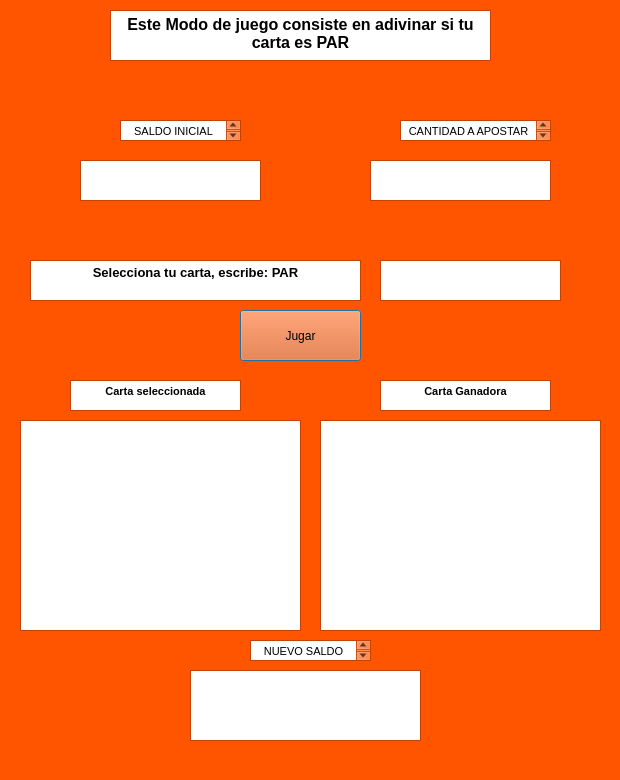
<?xml version="1.0" encoding="UTF-8"?>
<ui version="4.0">
 <class>opcion5</class>
 <widget class="QDialog" name="opcion5">
  <property name="geometry">
   <rect>
    <x>0</x>
    <y>0</y>
    <width>620</width>
    <height>780</height>
   </rect>
  </property>
  <property name="palette">
   <palette>
    <active>
     <colorrole role="WindowText">
      <brush brushstyle="SolidPattern">
       <color alpha="255">
        <red>0</red>
        <green>0</green>
        <blue>0</blue>
       </color>
      </brush>
     </colorrole>
     <colorrole role="Button">
      <brush brushstyle="SolidPattern">
       <color alpha="255">
        <red>255</red>
        <green>85</green>
        <blue>0</blue>
       </color>
      </brush>
     </colorrole>
     <colorrole role="Light">
      <brush brushstyle="SolidPattern">
       <color alpha="255">
        <red>255</red>
        <green>170</green>
        <blue>127</blue>
       </color>
      </brush>
     </colorrole>
     <colorrole role="Midlight">
      <brush brushstyle="SolidPattern">
       <color alpha="255">
        <red>255</red>
        <green>127</green>
        <blue>63</blue>
       </color>
      </brush>
     </colorrole>
     <colorrole role="Dark">
      <brush brushstyle="SolidPattern">
       <color alpha="255">
        <red>127</red>
        <green>42</green>
        <blue>0</blue>
       </color>
      </brush>
     </colorrole>
     <colorrole role="Mid">
      <brush brushstyle="SolidPattern">
       <color alpha="255">
        <red>170</red>
        <green>56</green>
        <blue>0</blue>
       </color>
      </brush>
     </colorrole>
     <colorrole role="Text">
      <brush brushstyle="SolidPattern">
       <color alpha="255">
        <red>0</red>
        <green>0</green>
        <blue>0</blue>
       </color>
      </brush>
     </colorrole>
     <colorrole role="BrightText">
      <brush brushstyle="SolidPattern">
       <color alpha="255">
        <red>255</red>
        <green>255</green>
        <blue>255</blue>
       </color>
      </brush>
     </colorrole>
     <colorrole role="ButtonText">
      <brush brushstyle="SolidPattern">
       <color alpha="255">
        <red>0</red>
        <green>0</green>
        <blue>0</blue>
       </color>
      </brush>
     </colorrole>
     <colorrole role="Base">
      <brush brushstyle="SolidPattern">
       <color alpha="255">
        <red>255</red>
        <green>255</green>
        <blue>255</blue>
       </color>
      </brush>
     </colorrole>
     <colorrole role="Window">
      <brush brushstyle="SolidPattern">
       <color alpha="255">
        <red>255</red>
        <green>85</green>
        <blue>0</blue>
       </color>
      </brush>
     </colorrole>
     <colorrole role="Shadow">
      <brush brushstyle="SolidPattern">
       <color alpha="255">
        <red>0</red>
        <green>0</green>
        <blue>0</blue>
       </color>
      </brush>
     </colorrole>
     <colorrole role="AlternateBase">
      <brush brushstyle="SolidPattern">
       <color alpha="255">
        <red>255</red>
        <green>170</green>
        <blue>127</blue>
       </color>
      </brush>
     </colorrole>
     <colorrole role="ToolTipBase">
      <brush brushstyle="SolidPattern">
       <color alpha="255">
        <red>255</red>
        <green>255</green>
        <blue>220</blue>
       </color>
      </brush>
     </colorrole>
     <colorrole role="ToolTipText">
      <brush brushstyle="SolidPattern">
       <color alpha="255">
        <red>0</red>
        <green>0</green>
        <blue>0</blue>
       </color>
      </brush>
     </colorrole>
    </active>
    <inactive>
     <colorrole role="WindowText">
      <brush brushstyle="SolidPattern">
       <color alpha="255">
        <red>0</red>
        <green>0</green>
        <blue>0</blue>
       </color>
      </brush>
     </colorrole>
     <colorrole role="Button">
      <brush brushstyle="SolidPattern">
       <color alpha="255">
        <red>255</red>
        <green>85</green>
        <blue>0</blue>
       </color>
      </brush>
     </colorrole>
     <colorrole role="Light">
      <brush brushstyle="SolidPattern">
       <color alpha="255">
        <red>255</red>
        <green>170</green>
        <blue>127</blue>
       </color>
      </brush>
     </colorrole>
     <colorrole role="Midlight">
      <brush brushstyle="SolidPattern">
       <color alpha="255">
        <red>255</red>
        <green>127</green>
        <blue>63</blue>
       </color>
      </brush>
     </colorrole>
     <colorrole role="Dark">
      <brush brushstyle="SolidPattern">
       <color alpha="255">
        <red>127</red>
        <green>42</green>
        <blue>0</blue>
       </color>
      </brush>
     </colorrole>
     <colorrole role="Mid">
      <brush brushstyle="SolidPattern">
       <color alpha="255">
        <red>170</red>
        <green>56</green>
        <blue>0</blue>
       </color>
      </brush>
     </colorrole>
     <colorrole role="Text">
      <brush brushstyle="SolidPattern">
       <color alpha="255">
        <red>0</red>
        <green>0</green>
        <blue>0</blue>
       </color>
      </brush>
     </colorrole>
     <colorrole role="BrightText">
      <brush brushstyle="SolidPattern">
       <color alpha="255">
        <red>255</red>
        <green>255</green>
        <blue>255</blue>
       </color>
      </brush>
     </colorrole>
     <colorrole role="ButtonText">
      <brush brushstyle="SolidPattern">
       <color alpha="255">
        <red>0</red>
        <green>0</green>
        <blue>0</blue>
       </color>
      </brush>
     </colorrole>
     <colorrole role="Base">
      <brush brushstyle="SolidPattern">
       <color alpha="255">
        <red>255</red>
        <green>255</green>
        <blue>255</blue>
       </color>
      </brush>
     </colorrole>
     <colorrole role="Window">
      <brush brushstyle="SolidPattern">
       <color alpha="255">
        <red>255</red>
        <green>85</green>
        <blue>0</blue>
       </color>
      </brush>
     </colorrole>
     <colorrole role="Shadow">
      <brush brushstyle="SolidPattern">
       <color alpha="255">
        <red>0</red>
        <green>0</green>
        <blue>0</blue>
       </color>
      </brush>
     </colorrole>
     <colorrole role="AlternateBase">
      <brush brushstyle="SolidPattern">
       <color alpha="255">
        <red>255</red>
        <green>170</green>
        <blue>127</blue>
       </color>
      </brush>
     </colorrole>
     <colorrole role="ToolTipBase">
      <brush brushstyle="SolidPattern">
       <color alpha="255">
        <red>255</red>
        <green>255</green>
        <blue>220</blue>
       </color>
      </brush>
     </colorrole>
     <colorrole role="ToolTipText">
      <brush brushstyle="SolidPattern">
       <color alpha="255">
        <red>0</red>
        <green>0</green>
        <blue>0</blue>
       </color>
      </brush>
     </colorrole>
    </inactive>
    <disabled>
     <colorrole role="WindowText">
      <brush brushstyle="SolidPattern">
       <color alpha="255">
        <red>127</red>
        <green>42</green>
        <blue>0</blue>
       </color>
      </brush>
     </colorrole>
     <colorrole role="Button">
      <brush brushstyle="SolidPattern">
       <color alpha="255">
        <red>255</red>
        <green>85</green>
        <blue>0</blue>
       </color>
      </brush>
     </colorrole>
     <colorrole role="Light">
      <brush brushstyle="SolidPattern">
       <color alpha="255">
        <red>255</red>
        <green>170</green>
        <blue>127</blue>
       </color>
      </brush>
     </colorrole>
     <colorrole role="Midlight">
      <brush brushstyle="SolidPattern">
       <color alpha="255">
        <red>255</red>
        <green>127</green>
        <blue>63</blue>
       </color>
      </brush>
     </colorrole>
     <colorrole role="Dark">
      <brush brushstyle="SolidPattern">
       <color alpha="255">
        <red>127</red>
        <green>42</green>
        <blue>0</blue>
       </color>
      </brush>
     </colorrole>
     <colorrole role="Mid">
      <brush brushstyle="SolidPattern">
       <color alpha="255">
        <red>170</red>
        <green>56</green>
        <blue>0</blue>
       </color>
      </brush>
     </colorrole>
     <colorrole role="Text">
      <brush brushstyle="SolidPattern">
       <color alpha="255">
        <red>127</red>
        <green>42</green>
        <blue>0</blue>
       </color>
      </brush>
     </colorrole>
     <colorrole role="BrightText">
      <brush brushstyle="SolidPattern">
       <color alpha="255">
        <red>255</red>
        <green>255</green>
        <blue>255</blue>
       </color>
      </brush>
     </colorrole>
     <colorrole role="ButtonText">
      <brush brushstyle="SolidPattern">
       <color alpha="255">
        <red>127</red>
        <green>42</green>
        <blue>0</blue>
       </color>
      </brush>
     </colorrole>
     <colorrole role="Base">
      <brush brushstyle="SolidPattern">
       <color alpha="255">
        <red>255</red>
        <green>85</green>
        <blue>0</blue>
       </color>
      </brush>
     </colorrole>
     <colorrole role="Window">
      <brush brushstyle="SolidPattern">
       <color alpha="255">
        <red>255</red>
        <green>85</green>
        <blue>0</blue>
       </color>
      </brush>
     </colorrole>
     <colorrole role="Shadow">
      <brush brushstyle="SolidPattern">
       <color alpha="255">
        <red>0</red>
        <green>0</green>
        <blue>0</blue>
       </color>
      </brush>
     </colorrole>
     <colorrole role="AlternateBase">
      <brush brushstyle="SolidPattern">
       <color alpha="255">
        <red>255</red>
        <green>85</green>
        <blue>0</blue>
       </color>
      </brush>
     </colorrole>
     <colorrole role="ToolTipBase">
      <brush brushstyle="SolidPattern">
       <color alpha="255">
        <red>255</red>
        <green>255</green>
        <blue>220</blue>
       </color>
      </brush>
     </colorrole>
     <colorrole role="ToolTipText">
      <brush brushstyle="SolidPattern">
       <color alpha="255">
        <red>0</red>
        <green>0</green>
        <blue>0</blue>
       </color>
      </brush>
     </colorrole>
    </disabled>
   </palette>
  </property>
  <property name="windowTitle">
   <string>Modo 1</string>
  </property>
  <widget class="QTextEdit" name="TD1">
   <property name="geometry">
    <rect>
     <x>380</x>
     <y>260</y>
     <width>181</width>
     <height>41</height>
    </rect>
   </property>
  </widget>
  <widget class="QTextBrowser" name="textBrowser">
   <property name="geometry">
    <rect>
     <x>110</x>
     <y>10</y>
     <width>381</width>
     <height>51</height>
    </rect>
   </property>
   <property name="html">
    <string>&lt;!DOCTYPE HTML PUBLIC &quot;-//W3C//DTD HTML 4.0//EN&quot; &quot;http://www.w3.org/TR/REC-html40/strict.dtd&quot;&gt;
&lt;html&gt;&lt;head&gt;&lt;meta name=&quot;qrichtext&quot; content=&quot;1&quot; /&gt;&lt;style type=&quot;text/css&quot;&gt;
p, li { white-space: pre-wrap; }
&lt;/style&gt;&lt;/head&gt;&lt;body style=&quot; font-family:'MS Shell Dlg 2'; font-size:8.25pt; font-weight:400; font-style:normal;&quot;&gt;
&lt;p align=&quot;center&quot; style=&quot; margin-top:0px; margin-bottom:0px; margin-left:0px; margin-right:0px; -qt-block-indent:0; text-indent:0px;&quot;&gt;&lt;span style=&quot; font-size:12pt; font-weight:600;&quot;&gt;Este Modo de juego consiste en adivinar si tu carta es PAR&lt;/span&gt;&lt;/p&gt;&lt;/body&gt;&lt;/html&gt;</string>
   </property>
  </widget>
  <widget class="QTextBrowser" name="textBrowser_2">
   <property name="geometry">
    <rect>
     <x>30</x>
     <y>260</y>
     <width>331</width>
     <height>41</height>
    </rect>
   </property>
   <property name="html">
    <string>&lt;!DOCTYPE HTML PUBLIC &quot;-//W3C//DTD HTML 4.0//EN&quot; &quot;http://www.w3.org/TR/REC-html40/strict.dtd&quot;&gt;
&lt;html&gt;&lt;head&gt;&lt;meta name=&quot;qrichtext&quot; content=&quot;1&quot; /&gt;&lt;style type=&quot;text/css&quot;&gt;
p, li { white-space: pre-wrap; }
&lt;/style&gt;&lt;/head&gt;&lt;body style=&quot; font-family:'MS Shell Dlg 2'; font-size:8.25pt; font-weight:400; font-style:normal;&quot;&gt;
&lt;p align=&quot;center&quot; style=&quot; margin-top:0px; margin-bottom:0px; margin-left:0px; margin-right:0px; -qt-block-indent:0; text-indent:0px;&quot;&gt;&lt;span style=&quot; font-size:10pt; font-weight:600;&quot;&gt;Selecciona tu carta, escribe: PAR&lt;/span&gt;&lt;/p&gt;&lt;/body&gt;&lt;/html&gt;</string>
   </property>
  </widget>
  <widget class="QTextBrowser" name="Rd11">
   <property name="geometry">
    <rect>
     <x>20</x>
     <y>420</y>
     <width>281</width>
     <height>211</height>
    </rect>
   </property>
  </widget>
  <widget class="QTextBrowser" name="Rd12">
   <property name="geometry">
    <rect>
     <x>320</x>
     <y>420</y>
     <width>281</width>
     <height>211</height>
    </rect>
   </property>
  </widget>
  <widget class="QPushButton" name="butD1">
   <property name="geometry">
    <rect>
     <x>240</x>
     <y>310</y>
     <width>121</width>
     <height>51</height>
    </rect>
   </property>
   <property name="text">
    <string>Jugar</string>
   </property>
  </widget>
  <widget class="QTextBrowser" name="textBrowser_6">
   <property name="geometry">
    <rect>
     <x>70</x>
     <y>380</y>
     <width>171</width>
     <height>31</height>
    </rect>
   </property>
   <property name="html">
    <string>&lt;!DOCTYPE HTML PUBLIC &quot;-//W3C//DTD HTML 4.0//EN&quot; &quot;http://www.w3.org/TR/REC-html40/strict.dtd&quot;&gt;
&lt;html&gt;&lt;head&gt;&lt;meta name=&quot;qrichtext&quot; content=&quot;1&quot; /&gt;&lt;style type=&quot;text/css&quot;&gt;
p, li { white-space: pre-wrap; }
&lt;/style&gt;&lt;/head&gt;&lt;body style=&quot; font-family:'MS Shell Dlg 2'; font-size:8.25pt; font-weight:400; font-style:normal;&quot;&gt;
&lt;p align=&quot;center&quot; style=&quot; margin-top:0px; margin-bottom:0px; margin-left:0px; margin-right:0px; -qt-block-indent:0; text-indent:0px;&quot;&gt;&lt;span style=&quot; font-weight:600;&quot;&gt;Carta seleccionada&lt;/span&gt;&lt;/p&gt;&lt;/body&gt;&lt;/html&gt;</string>
   </property>
  </widget>
  <widget class="QTextBrowser" name="textBrowser_7">
   <property name="geometry">
    <rect>
     <x>380</x>
     <y>380</y>
     <width>171</width>
     <height>31</height>
    </rect>
   </property>
   <property name="html">
    <string>&lt;!DOCTYPE HTML PUBLIC &quot;-//W3C//DTD HTML 4.0//EN&quot; &quot;http://www.w3.org/TR/REC-html40/strict.dtd&quot;&gt;
&lt;html&gt;&lt;head&gt;&lt;meta name=&quot;qrichtext&quot; content=&quot;1&quot; /&gt;&lt;style type=&quot;text/css&quot;&gt;
p, li { white-space: pre-wrap; }
&lt;/style&gt;&lt;/head&gt;&lt;body style=&quot; font-family:'MS Shell Dlg 2'; font-size:8.25pt; font-weight:400; font-style:normal;&quot;&gt;
&lt;p align=&quot;center&quot; style=&quot; margin-top:0px; margin-bottom:0px; margin-left:0px; margin-right:0px; -qt-block-indent:0; text-indent:0px;&quot;&gt;&lt;span style=&quot; font-weight:600;&quot;&gt;Carta Ganadora&lt;/span&gt;&lt;/p&gt;&lt;/body&gt;&lt;/html&gt;</string>
   </property>
  </widget>
  <widget class="QTextBrowser" name="textBrowser_4">
   <property name="geometry">
    <rect>
     <x>400</x>
     <y>120</y>
     <width>151</width>
     <height>21</height>
    </rect>
   </property>
   <property name="html">
    <string>&lt;!DOCTYPE HTML PUBLIC &quot;-//W3C//DTD HTML 4.0//EN&quot; &quot;http://www.w3.org/TR/REC-html40/strict.dtd&quot;&gt;
&lt;html&gt;&lt;head&gt;&lt;meta name=&quot;qrichtext&quot; content=&quot;1&quot; /&gt;&lt;style type=&quot;text/css&quot;&gt;
p, li { white-space: pre-wrap; }
&lt;/style&gt;&lt;/head&gt;&lt;body style=&quot; font-family:'MS Shell Dlg 2'; font-size:8.25pt; font-weight:400; font-style:normal;&quot;&gt;
&lt;p align=&quot;center&quot; style=&quot; margin-top:0px; margin-bottom:0px; margin-left:0px; margin-right:0px; -qt-block-indent:0; text-indent:0px;&quot;&gt;CANTIDAD A APOSTAR&lt;/p&gt;&lt;/body&gt;&lt;/html&gt;</string>
   </property>
  </widget>
  <widget class="QTextEdit" name="cantApuesta">
   <property name="geometry">
    <rect>
     <x>370</x>
     <y>160</y>
     <width>181</width>
     <height>41</height>
    </rect>
   </property>
  </widget>
  <widget class="QTextEdit" name="saldoActual">
   <property name="geometry">
    <rect>
     <x>80</x>
     <y>160</y>
     <width>181</width>
     <height>41</height>
    </rect>
   </property>
  </widget>
  <widget class="QTextBrowser" name="textBrowser_3">
   <property name="geometry">
    <rect>
     <x>120</x>
     <y>120</y>
     <width>121</width>
     <height>21</height>
    </rect>
   </property>
   <property name="html">
    <string>&lt;!DOCTYPE HTML PUBLIC &quot;-//W3C//DTD HTML 4.0//EN&quot; &quot;http://www.w3.org/TR/REC-html40/strict.dtd&quot;&gt;
&lt;html&gt;&lt;head&gt;&lt;meta name=&quot;qrichtext&quot; content=&quot;1&quot; /&gt;&lt;style type=&quot;text/css&quot;&gt;
p, li { white-space: pre-wrap; }
&lt;/style&gt;&lt;/head&gt;&lt;body style=&quot; font-family:'MS Shell Dlg 2'; font-size:8.25pt; font-weight:400; font-style:normal;&quot;&gt;
&lt;p align=&quot;center&quot; style=&quot; margin-top:0px; margin-bottom:0px; margin-left:0px; margin-right:0px; -qt-block-indent:0; text-indent:0px;&quot;&gt;SALDO INICIAL&lt;/p&gt;&lt;/body&gt;&lt;/html&gt;</string>
   </property>
  </widget>
  <widget class="QTextBrowser" name="nuevoSaldo">
   <property name="geometry">
    <rect>
     <x>190</x>
     <y>670</y>
     <width>231</width>
     <height>71</height>
    </rect>
   </property>
  </widget>
  <widget class="QTextBrowser" name="textBrowser_5">
   <property name="geometry">
    <rect>
     <x>250</x>
     <y>640</y>
     <width>121</width>
     <height>21</height>
    </rect>
   </property>
   <property name="html">
    <string>&lt;!DOCTYPE HTML PUBLIC &quot;-//W3C//DTD HTML 4.0//EN&quot; &quot;http://www.w3.org/TR/REC-html40/strict.dtd&quot;&gt;
&lt;html&gt;&lt;head&gt;&lt;meta name=&quot;qrichtext&quot; content=&quot;1&quot; /&gt;&lt;style type=&quot;text/css&quot;&gt;
p, li { white-space: pre-wrap; }
&lt;/style&gt;&lt;/head&gt;&lt;body style=&quot; font-family:'MS Shell Dlg 2'; font-size:8.25pt; font-weight:400; font-style:normal;&quot;&gt;
&lt;p align=&quot;center&quot; style=&quot; margin-top:0px; margin-bottom:0px; margin-left:0px; margin-right:0px; -qt-block-indent:0; text-indent:0px;&quot;&gt;NUEVO SALDO&lt;/p&gt;&lt;/body&gt;&lt;/html&gt;</string>
   </property>
  </widget>
 </widget>
 <resources/>
 <connections/>
</ui>
